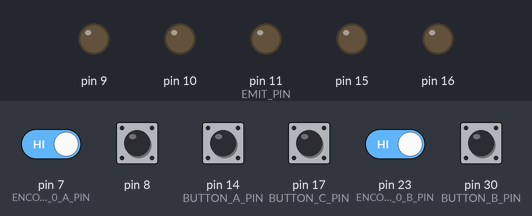
Bench run of a sketch on a simulated Arduino Leonardo, built with avr-gcc and run on an emulated ATmega32U4. On the bench: output pins drawn as LEDs (lit = HIGH). The test bench sets the inputs (shaded band); at power-on: pin 7 (ENCODER_0_A_PIN), pin 8, pin 14 (BUTTON_A_PIN), pin 17 (BUTTON_C_PIN), pin 23 (ENCODER_0_B_PIN), pin 30 (BUTTON_B_PIN) HIGH.

Above: at 1.2 s.
1.3 s: pin 30 (BUTTON_B_PIN) pulled LOW for 0.15 s
At 4.0 s:
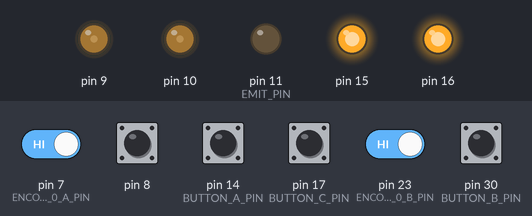
Timing chart, 0 to 8.6 s (numbered marks = the images above; inputs shaded):
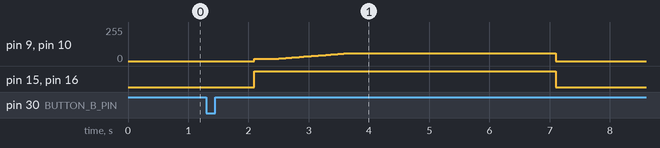

The sketch:

Line_Leader_V1.ino
```cpp
// Leader reverses in a straight line with its
// downward-facing line-sensor IR emitters turned ON so that
// their light reflects off white paper and can be detected
// by a nearby follower robot whose own emitters are OFF.

// Workflow (matches bump-sensor experiment):
//   1.  Power on leader → WAITING (emitters OFF, motors stopped)
//   2.  Power on follower → follower measures ambient baseline
//   3.  Press leader button A → TARGET_BEACON (emitters ON, stationary)
//   4.  Press follower button A → follower samples target signature
//   5.  Wait for follower to finish sampling
//   6.  Press leader button A again → WAITING (emitters OFF)
//   7.  Follower detects emitters gone, enters WAIT_ON
//   8.  Press leader button B → PRESTART (emitters ON, stationary ~800 ms)
//   9.  Leader auto-transitions → REVERSING (emitters ON, PID straight run)
//  10.  After REVERSE_TIME_MS, leader stops and turns emitters OFF
//  11.  Follower detects loss, stops

#include "Motors.h"
#include "LineSensors.h"
#include "PID.h"
#include "Encoders.h"
#include "Kinematics.h"

Motors_c motors;
PID_c    left_pid;
PID_c    right_pid;
Kinematics_c pose;

// PIN DEFINITIONS
const int BUTTON_A_PIN = 14; // toggle stationary emitter / target-beacon mode
const int BUTTON_B_PIN = 30; // start the reverse run
const int BUTTON_C_PIN = 17; // dump stored CSV after run

// MOTION PARAMETERS
const uint32_t REVERSE_TIME_MS = 5000; // duration of the straight reverse run (ms)
const float REVERSE_SPEED_DEMAND = -0.35f; // encoder-counts/ms demand (negative = reverse)

// TIMING
const uint32_t SPEED_EST_MS = 10; // wheel-speed estimation period (ms)
const uint32_t CTRL_MS = 20; // PID update period (ms)
const float ALPHA = 0.2f; // EWA smoothing for speed estimate
const uint32_t PRESTART_MS = 800; // hold still with emitters ON before reversing

// PWM LIMITS
const int PWM_MAX_ABS = 60;
const int PWM_FLOOR = 18; // minimum PWM when motor is demanded to move

// PID GAINS
// Tuned for straight-line reverse; adjust if robot curves.
const float DRIVE_KP = 15.0f;
const float DRIVE_KI = 0.1f;
const float DRIVE_KD = 0.0f;

// STATE MACHINE
enum LeaderState {
  WAITING, // idle; emitters OFF
  TARGET_BEACON,// stationary; emitters ON for follower target capture
  PRESTART, // stationary; emitters ON; brief hold before run
  REVERSING // moving backwards; emitters ON; PID straight-line control
};

LeaderState state = WAITING;

uint32_t prestartStartTime = 0;
uint32_t reverseStartTime  = 0;

// Button edge-detection
bool lastButtonAState = HIGH;
bool lastButtonBState = HIGH;
bool lastButtonCState = HIGH;

// Timing
uint32_t lastCtrlTime = 0;
uint32_t lastSpeedTime = 0;

uint32_t pose_ts = 0;
const uint32_t POSE_MS = 10;

const uint32_t LOG_MS = 50;
const int LOG_SIZE = 100;

struct LogEntry {
  int32_t x_centi; //Changed to int32 to avoid overflow in stored data
  int32_t y_centi;
  uint32_t t_ms;
};

LogEntry logBuffer[LOG_SIZE];
int logIndex = 0;
uint32_t lastLogTime = 0;
bool loggingActive = false;
bool logReadyToDump = false;

// Encoder history for speed estimation
long  last_e0 = 0;
long  last_e1 = 0;

// Smoothed wheel speeds (encoder counts per ms)
float right_speed = 0.0f;
float left_speed = 0.0f;
float last_speed_e0 = 0.0f;
float last_speed_e1 = 0.0f;

// HELPER FUNCTIONS

int clampInt(int x, int lo, int hi) {
  if (x < lo) return lo;
  if (x > hi) return hi;
  return x;
}

// Ensure PWM magnitude is at least floorVal when a non-zero speed is demanded,
// so the motors actually turn rather than stalling at low duty cycles.
int applyPwmFloor(int pwm, float demand, int floorVal) {
  if (fabsf(demand) < 1e-6f) return 0;
  if (abs(pwm) < floorVal) {
    pwm = (demand > 0.0f) ? floorVal : -floorVal;
  }
  return pwm;
}

// Turn the line-sensor IR emitters ON.
// The 3Pi+ EMIT_PIN is active-low: drive LOW to illuminate.
// NOTE: If your board variant drives HIGH to enable, swap the logic here.
void emittersOn() {
  pinMode(EMIT_PIN, OUTPUT);
  digitalWrite(EMIT_PIN, LOW);
}

// Turn the line-sensor IR emitters OFF by floating the pin.
void emittersOff() {
  pinMode(EMIT_PIN, INPUT);
}

void stopRobot() {
  motors.setPWM(0, 0);
  left_pid.reset();
  right_pid.reset();
}

void updatePoseIfNeeded() {
  uint32_t now = millis();
  if (now - pose_ts >= POSE_MS) {
    pose_ts = now;
    pose.update();
  }
}

void startLogging() {
  logIndex = 0;
  loggingActive = true;
  logReadyToDump = false;
  lastLogTime = millis() - LOG_MS;
}

void finishLogging() {
  loggingActive = false;
  logReadyToDump = true;
}

void logData() {
  if (!loggingActive) return;

  uint32_t now = millis();
  if (now - lastLogTime < LOG_MS) return;
  lastLogTime = now;

  if (logIndex >= LOG_SIZE) return;

  logBuffer[logIndex].x_centi = (int32_t)(pose.x * 100.0f);
  logBuffer[logIndex].y_centi = (int32_t)(pose.y * 100.0f);
  logBuffer[logIndex].t_ms = now;
  logIndex++;
}

void dumpLogCSV() {
  Serial.println(F("i,x_mm,y_mm,ts"));
  for (int i = 0; i < logIndex; i++) {
    Serial.print(i); Serial.print(",");
    Serial.print(logBuffer[i].x_centi / 100.0f, 2); Serial.print(",");
    Serial.print(logBuffer[i].y_centi / 100.0f, 2); Serial.print(",");
    Serial.println(logBuffer[i].t_ms);
  }
}

// Call frequently; updates speed estimate only when SPEED_EST_MS has elapsed.
void updateWheelSpeedsIfNeeded() {
  uint32_t now = millis();
  uint32_t elapsed = now - lastSpeedTime;
  if (elapsed < SPEED_EST_MS) return;

  lastSpeedTime = now;

  long delta_e0 = count_e0 - last_e0;
  long delta_e1 = count_e1 - last_e1;
  last_e0 = count_e0;
  last_e1 = count_e1;

  float spd_e0 = (float)delta_e0 / (float)elapsed;
  float spd_e1 = (float)delta_e1 / (float)elapsed;

  right_speed = ALPHA * spd_e0 + (1.0f - ALPHA) * last_speed_e0;
  left_speed = ALPHA * spd_e1 + (1.0f - ALPHA) * last_speed_e1;
  last_speed_e0 = right_speed;
  last_speed_e1 = left_speed;
}

// Call from the REVERSING state; runs PID only when CTRL_MS has elapsed.
void updateReverseControlIfNeeded() {
  uint32_t now = millis();
  if (now - lastCtrlTime < CTRL_MS) return;
  lastCtrlTime = now;

  float l_pwm_f = left_pid.update(REVERSE_SPEED_DEMAND, left_speed);
  float r_pwm_f = right_pid.update(REVERSE_SPEED_DEMAND, right_speed);

  int l_pwm = clampInt((int)l_pwm_f, -PWM_MAX_ABS, PWM_MAX_ABS);
  int r_pwm = clampInt((int)r_pwm_f, -PWM_MAX_ABS, PWM_MAX_ABS);

  l_pwm = applyPwmFloor(l_pwm, REVERSE_SPEED_DEMAND, PWM_FLOOR);
  r_pwm = applyPwmFloor(r_pwm, REVERSE_SPEED_DEMAND, PWM_FLOOR);

  motors.setPWM(l_pwm, r_pwm);
}

// Return a short printable name for the current state.
const char* getStateName(LeaderState s) {
  switch (s) {
    case WAITING:       return "WAITING";
    case TARGET_BEACON: return "TGT_BCN";
    case PRESTART:      return "PRESTART";
    case REVERSING:     return "REVERSING";
    default:            return "UNKNOWN";
  }
}

// SETUP
void setup() {
  Serial.begin(115200);

  motors.initialise();
  setupEncoder0();
  setupEncoder1();

  pinMode(BUTTON_A_PIN, INPUT_PULLUP);
  pinMode(BUTTON_B_PIN, INPUT_PULLUP);
  pinMode(BUTTON_C_PIN, INPUT_PULLUP);

  left_pid.initialise(DRIVE_KP, DRIVE_KI, DRIVE_KD);
  right_pid.initialise(DRIVE_KP, DRIVE_KI, DRIVE_KD);
  left_pid.reset();
  right_pid.reset();
  pose.initialise(0.0f, 0.0f, 0.0f);

  last_e0 = count_e0;
  last_e1 = count_e1;
  lastSpeedTime = millis();
  lastCtrlTime  = millis();
  pose_ts = millis();

  // Safe start: emitters OFF, motors stopped.
  emittersOff();
  motors.setPWM(0, 0);
}

// LOOP
void loop() {
  uint32_t now = millis();

  // Read buttons (active LOW with internal pull-ups)
  bool buttonAState = digitalRead(BUTTON_A_PIN);
  bool buttonBState = digitalRead(BUTTON_B_PIN);
  bool buttonCState = digitalRead(BUTTON_C_PIN);

  // Button A: toggle TARGET_BEACON while in WAITING
  if (lastButtonAState == HIGH && buttonAState == LOW) {
    delay(20); // debounce
    if (digitalRead(BUTTON_A_PIN) == LOW) {
      if (state == WAITING) {
        state = TARGET_BEACON;
      } else if (state == TARGET_BEACON) {
        state = WAITING;
      }
      // Ignored during PRESTART / REVERSING for safety
    }
  }

  // Button B: begin run from WAITING only
  if (lastButtonBState == HIGH && buttonBState == LOW) {
    delay(20); // debounce
    if (digitalRead(BUTTON_B_PIN) == LOW) {
      if (state == WAITING) {
        stopRobot();
        prestartStartTime = now;
        state = PRESTART;
      }
    }
  }

  // Button C: dump stored CSV after the run
  if (lastButtonCState == HIGH && buttonCState == LOW) {
    delay(20); // debounce
    if (digitalRead(BUTTON_C_PIN) == LOW) {
      if (logReadyToDump) {
        dumpLogCSV();
        logReadyToDump = false;
      }
    }
  }

  // Speed estimation (runs every loop)
  updateWheelSpeedsIfNeeded();
  updatePoseIfNeeded();

  // State machine
  if (state == WAITING) {
    emittersOff();
    motors.setPWM(0, 0);
  }
  else if (state == TARGET_BEACON) {
    // Emitters ON, stationary - follower can sample target signature.
    emittersOn();
    motors.setPWM(0, 0);
  }
  else if (state == PRESTART) {
    // Emitters ON but stationary, giving the follower time to detect
    // the re-appearance of the signal before the run begins.
    emittersOn();
    motors.setPWM(0, 0);

    if (now - prestartStartTime >= PRESTART_MS) {
      left_pid.reset();
      right_pid.reset();
      reverseStartTime = millis();
      startLogging();
      state = REVERSING;
    }
  }
  else if (state == REVERSING) {
    emittersOn();
    updateReverseControlIfNeeded();

    if (millis() - reverseStartTime >= REVERSE_TIME_MS) {
      stopRobot();
      emittersOff();
      finishLogging();
      state = WAITING;
    }
  }

  logData();

  // Update button history
  lastButtonAState = buttonAState;
  lastButtonBState = buttonBState;
  lastButtonCState = buttonCState;

}
```

Encoders.h
```cpp
/*
 *
 * This code has been completed for you and should not be changed.
 * This code will be discussed in Labsheet 3.
 *
 */

#ifndef _ENCODERS_H
#define _ENCODERS_H

#define ENCODER_0_A_PIN  7
#define ENCODER_0_B_PIN  23
#define ENCODER_1_A_PIN  26
//#define ENCODER_1_B_PIN Non-standard pin!


// Volatile Global variables used by Encoder ISR.
volatile long count_e0; // used by encoder to count the rotation
volatile byte state_e0; // used to determine quadrature state
volatile long count_e1;
volatile byte state_e1;


// This ISR handles just Encoder 1
// ISR to read the Encoder1 Channel A and B pins
// and then look up based on  transition what kind of
// rotation must have occured.
ISR( INT6_vect ) {
  // We know that the ISR is only called when a pin changes.
  // We also know only 1 pin can change at a time.
  // The XOR(AB) signal change from "Channel A" triggers ISR.

  // First, Read in the new state of the encoder pins.
  // Standard pins, so standard read functions.
  boolean e0_B = digitalRead( ENCODER_0_B_PIN ); // normal B state
  boolean e0_A = digitalRead( ENCODER_0_A_PIN ); // XOR(AB)

  // Software XOR (^) logically infers
  // the true value of A given the state of B
  e0_A = e0_A ^ e0_B;

  // Shift our (new) current readings into bit positions
  // 2 and 3 in the state variable (current state)
  // State: (bit3)  (bit2)  (bit1)   (bit0)
  // State:  new B   new A   old B   old A
  state_e0 = state_e0 | ( e0_B  << 3 );
  state_e0 = state_e0 | ( e0_A  << 2 );

  if ( state_e0 == 1 ) {
    count_e0--;
  } else if ( state_e0 == 2) {
    count_e0++;
  } else if ( state_e0 == 4) {
    count_e0++;
  } else if ( state_e0 == 7) {
    count_e0--;
  } else if ( state_e0 == 8) {
    count_e0--;
  } else if ( state_e0 == 11) {
    count_e0++;
  } else if ( state_e0 == 13) {
    count_e0++;
  } else if ( state_e0 == 14) {
    count_e0--;
  }

  // Shift the current readings (bits 3 and 2) down
  // into position 1 and 0 (to become prior readings)
  // This bumps bits 1 and 0 off to the right, "deleting"
  // them for the next ISR call.
  state_e0 = state_e0 >> 2;

}


// This ISR handles just Encoder 0
// ISR to read the Encoder0 Channel A and B pins
// and then look up based on  transition what kind of
// rotation must have occured.
ISR( PCINT0_vect ) {

  // First, Read in the new state of the encoder pins.

  // Mask for a specific pin from the port.
  // Non-standard pin, so we access the register
  // directly.
  // Reading just PINE would give us a number
  // composed of all 8 bits.  We want only bit 2.
  // B00000100 masks out all but bit 2
  // It is more portable to use the PINE2 keyword.
  boolean e1_B = PINE & (1 << PINE2);
  //boolean e1_B = PINE & B00000100;  // Does same as above.

  // Standard read from the other pin.
  boolean e1_A = digitalRead( ENCODER_1_A_PIN ); // 26 the same as A8


  e1_A = e1_A ^ e1_B;

  // Create a bitwise representation of our states
  // We do this by shifting the boolean value up by
  // the appropriate number of bits, as per our table
  // header:
  //
  // State :  (bit3)  (bit2)  (bit1)  (bit0)
  // State :  New A,  New B,  Old A,  Old B.
  state_e1 = state_e1 | ( e1_B  << 3 );
  state_e1 = state_e1 | ( e1_A  << 2 );


  // This is an inefficient way of determining
  // the direction.  However it illustrates well
  // against the lecture slides.
  if ( state_e1 == 1 ) {
    count_e1--;
  } else if ( state_e1 == 2) {
    count_e1++;
  } else if ( state_e1 == 4) {
    count_e1++;
  } else if ( state_e1 == 7) {
    count_e1--;
  } else if ( state_e1 == 8) {
    count_e1--;
  } else if ( state_e1 == 11) {
    count_e1++;
  } else if ( state_e1 == 13) {
    count_e1++;
  } else if ( state_e1 == 14) {
    count_e1--;
  }

  // Shift the current readings (bits 3 and 2) down
  // into position 1 and 0 (to become prior readings)
  // This bumps bits 1 and 0 off to the right, "deleting"
  // them for the next ISR call.
  state_e1 = state_e1 >> 2;
}


/*
   This setup routine enables interrupts for
   encoder1.  The interrupt is automatically
   triggered when one of the encoder pin changes.
   This is really convenient!  It means we don't
   have to check the encoder manually.
*/
void setupEncoder0()
{
  count_e0 = 0;

  // Setup pins for right encoder
  pinMode( ENCODER_0_A_PIN, INPUT );
  pinMode( ENCODER_0_B_PIN, INPUT );

  // initialise the recorded state of e0 encoder.
  state_e0 = 0;

  // Get initial state of encoder pins A + B
  boolean e0_A = digitalRead( ENCODER_0_A_PIN );
  boolean e0_B = digitalRead( ENCODER_0_B_PIN );
  e0_A = e0_A ^ e0_B;

  // Shift values into correct place in state.
  // Bits 1 and 0  are prior states.
  state_e0 = state_e0 | ( e0_B << 1 );
  state_e0 = state_e0 | ( e0_A << 0 );


  // Now to set up PE6 as an external interupt (INT6), which means it can
  // have its own dedicated ISR vector INT6_vector

  // Page 90, 11.1.3 External Interrupt Mask Register – EIMSK
  // Disable external interrupts for INT6 first
  // Set INT6 bit low, preserve other bits
  EIMSK = EIMSK & ~(1 << INT6);
  //EIMSK = EIMSK & B1011111; // Same as above.

  // Page 89, 11.1.2 External Interrupt Control Register B – EICRB
  // Used to set up INT6 interrupt
  EICRB |= ( 1 << ISC60 );  // using header file names, push 1 to bit ISC60
  //EICRB |= B00010000; // does same as above

  // Page 90, 11.1.4 External Interrupt Flag Register – EIFR
  // Setting a 1 in bit 6 (INTF6) clears the interrupt flag.
  EIFR |= ( 1 << INTF6 );
  //EIFR |= B01000000;  // same as above

  // Now that we have set INT6 interrupt up, we can enable
  // the interrupt to happen
  // Page 90, 11.1.3 External Interrupt Mask Register – EIMSK
  // Disable external interrupts for INT6 first
  // Set INT6 bit high, preserve other bits
  EIMSK |= ( 1 << INT6 );
  //EIMSK |= B01000000; // Same as above

}


void setupEncoder1(){

  count_e1 = 0;

  // Setting up left encoder:
  // The 3Pi board uses the pin PE2 (port E, pin 2) which is
  // very unconventional.  It doesn't have a standard
  // arduino alias (like d6, or a5, for example).
  // We set it up here with direct register access
  // Writing a 0 to a DDR sets as input
  // DDRE = Data Direction Register (Port)E
  // We want pin PE2, which means bit 2 (counting from 0)
  // PE Register bits [ 7  6  5  4  3  2  1  0 ]
  // Binary mask      [ 1  1  1  1  1  0  1  1 ]
  //
  // By performing an & here, the 0 sets low, all 1's preserve
  // any previous state.
  DDRE = DDRE & ~(1 << DDE6);
  //DDRE = DDRE & B11111011; // Same as above.

  // We need to enable the pull up resistor for the pin
  // To do this, once a pin is set to input (as above)
  // You write a 1 to the bit in the output register
  PORTE = PORTE | (1 << PORTE2 );
  //PORTE = PORTE | 0B00000100;

  // Encoder1 uses conventional pin 26
  pinMode( ENCODER_1_A_PIN, INPUT );
  digitalWrite( ENCODER_1_A_PIN, HIGH ); // Encoder 1 xor

  // initialise the recorded state of e1 encoder.
  state_e1 = 0;

  // Get initial state of encoder.
  boolean e1_B = PINE & (1 << PINE2);
  //boolean e1_B = PINE & B00000100;  // Does same as above.

  // Standard read from the other pin.
  boolean e1_A = digitalRead( ENCODER_1_A_PIN ); // 26 the same as A8

  // Some clever electronics combines the
  // signals and this XOR restores the
  // true value.
  e1_A = e1_A ^ e1_B;

  // Shift values into correct place in state.
  // Bits 1 and 0  are prior states.
  state_e1 = state_e1 | ( e1_B << 1 );
  state_e1 = state_e1 | ( e1_A << 0 );

  // Enable pin-change interrupt on A8 (PB4) for encoder0, and disable other
  // pin-change interrupts.
  // Note, this register will normally create an interrupt a change to any pins
  // on the port, but we use PCMSK0 to set it only for PCINT4 which is A8 (PB4)
  // When we set these registers, the compiler will now look for a routine called
  // ISR( PCINT0_vect ) when it detects a change on the pin.  PCINT0 seems like a
  // mismatch to PCINT4, however there is only the one vector servicing a change
  // to all PCINT0->7 pins.
  // See Manual 11.1.5 Pin Change Interrupt Control Register - PCICR

  // Page 91, 11.1.5, Pin Change Interrupt Control Register
  // Disable interrupt first
  PCICR = PCICR & ~( 1 << PCIE0 );
  // PCICR &= B11111110;  // Same as above

  // 11.1.7 Pin Change Mask Register 0 – PCMSK0
  PCMSK0 |= (1 << PCINT4);

  // Page 91, 11.1.6 Pin Change Interrupt Flag Register – PCIFR
  PCIFR |= (1 << PCIF0);  // Clear its interrupt flag by writing a 1.

  // Enable
  PCICR |= (1 << PCIE0);
}

#endif
```

Source omitted: Kinematics.h (3695 bytes), LineSensors.h (5009 bytes), Motors.h (4728 bytes), PID.h (3827 bytes)

Measured:
- after the input at 1.3 s, pin 9, pin 10: rises from 0/255 to 60/255 in 1.6 s, then falls to 0/255 in 3.4 s; pin 15, pin 16: LOW → HIGH after 0.80 s, → LOW 5.0 s later
